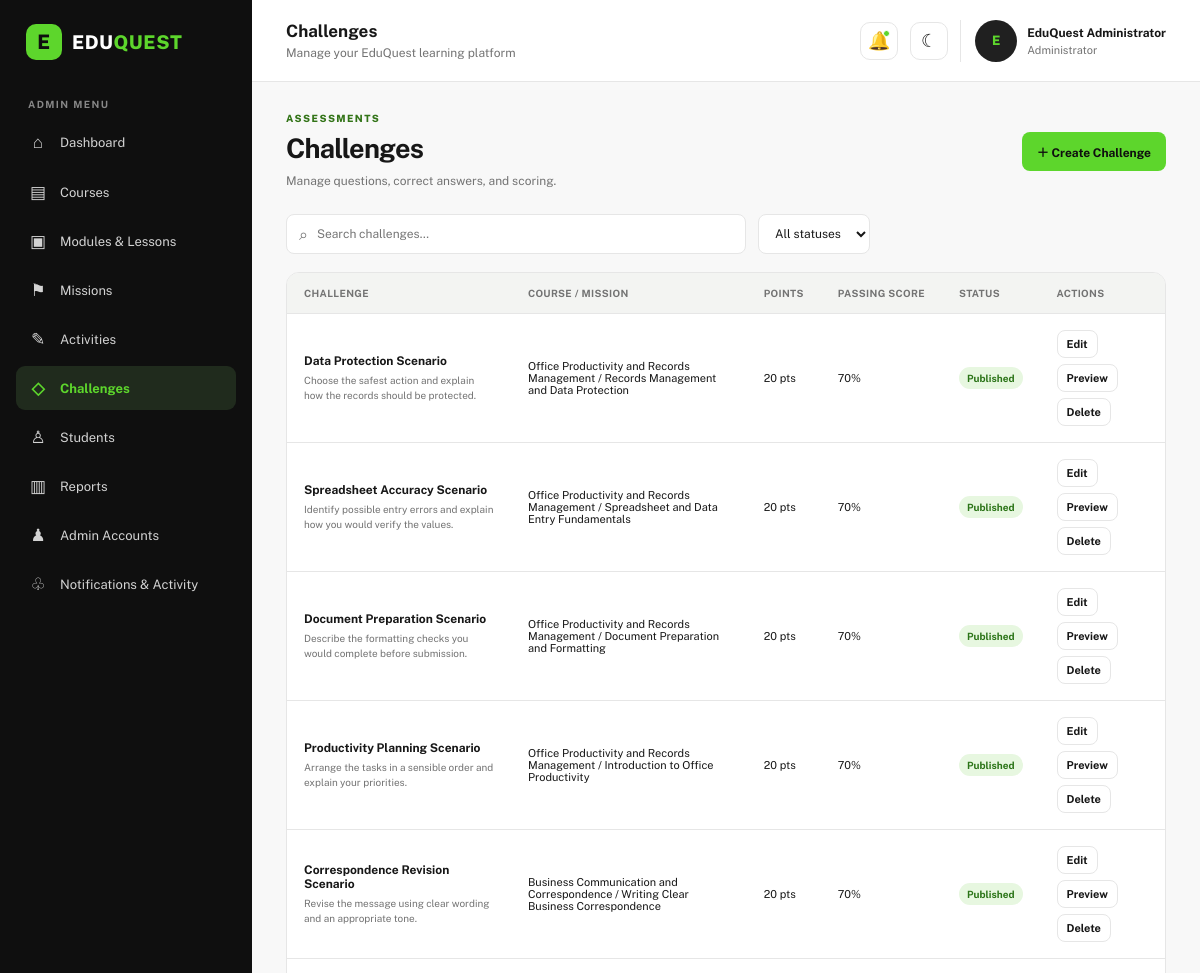
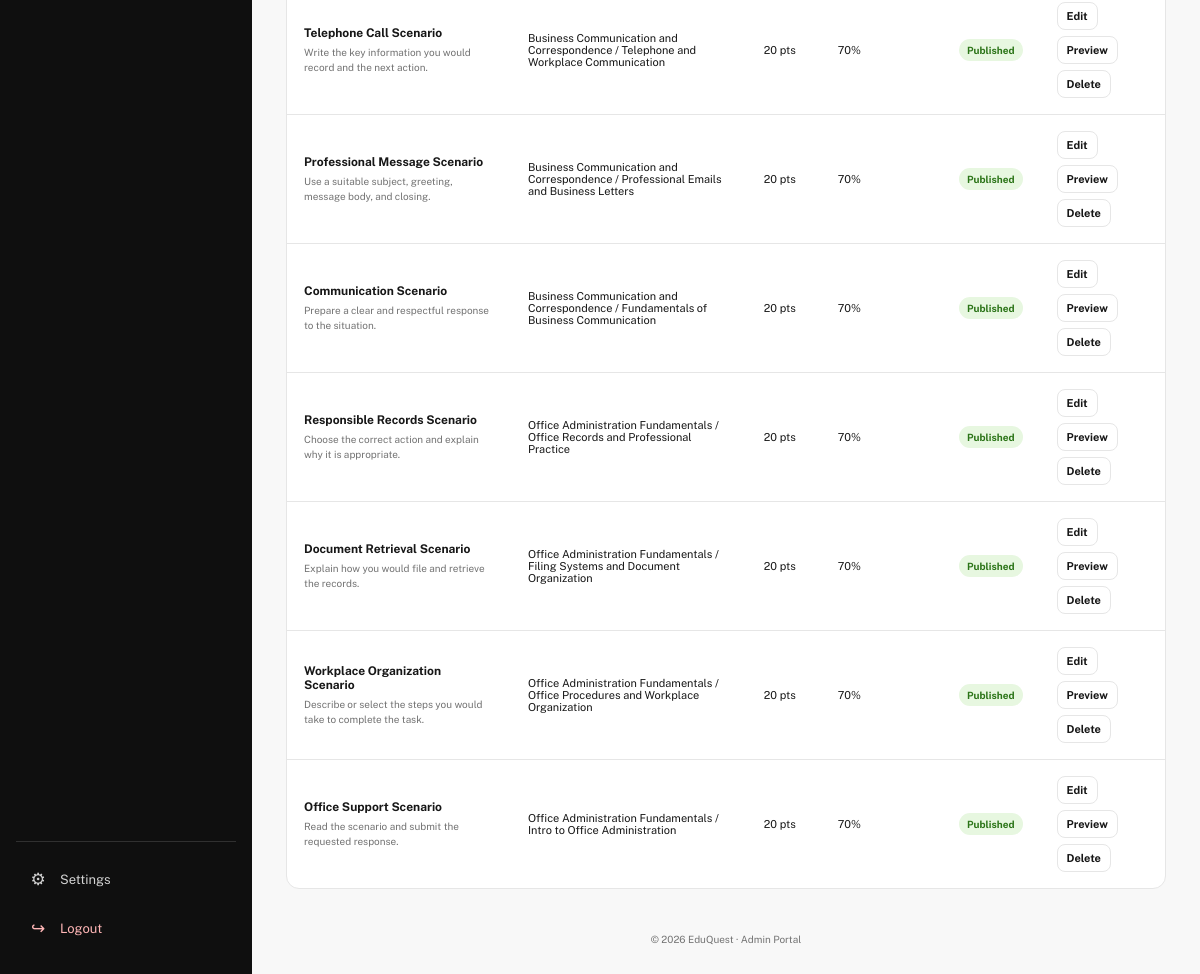
The page /EDUQUEST_FINAL/Admin_Portal/AdminChallenges.php (signed in) on the database its author committed (2 pictures, top to bottom).
### tables this page shows
CREATE TABLE `challenges` (
  `challenge_id` int(10) UNSIGNED NOT NULL,
  `mission_id` int(10) UNSIGNED NOT NULL,
  `challenge_title` varchar(200) NOT NULL,
  `challenge_description` text DEFAULT NULL,
  `instructions` text DEFAULT NULL,
  `total_points` smallint(5) UNSIGNED NOT NULL DEFAULT 20,
  `passing_score` decimal(5,2) NOT NULL DEFAULT 70.00,
  `status` enum('draft','published') NOT NULL DEFAULT 'draft',
  `created_at` timestamp NOT NULL DEFAULT current_timestamp(),
  `updated_at` timestamp NOT NULL DEFAULT current_timestamp() ON UPDATE current_timestamp()
);

CREATE TABLE `courses` (
  `course_id` int(10) UNSIGNED NOT NULL,
  `course_title` varchar(200) NOT NULL,
  `course_description` text DEFAULT NULL,
  `course_number` tinyint(3) UNSIGNED NOT NULL,
  `thumbnail` varchar(255) DEFAULT NULL,
  `is_locked` tinyint(1) NOT NULL DEFAULT 0,
  `status` enum('draft','published','archived') NOT NULL DEFAULT 'draft',
  `created_at` timestamp NOT NULL DEFAULT current_timestamp(),
  `updated_at` timestamp NOT NULL DEFAULT current_timestamp() ON UPDATE current_timestamp()
);

CREATE TABLE `missions` (
  `mission_id` int(10) UNSIGNED NOT NULL,
  `module_id` int(10) UNSIGNED NOT NULL,
  `mission_number` tinyint(3) UNSIGNED NOT NULL,
  `mission_title` varchar(200) NOT NULL,
  `mission_description` text DEFAULT NULL,
  `mission_type` varchar(50) NOT NULL DEFAULT 'lesson',
  `mission_order` tinyint(3) UNSIGNED NOT NULL DEFAULT 1,
  `status` enum('draft','published') NOT NULL DEFAULT 'draft',
  `created_at` timestamp NOT NULL DEFAULT current_timestamp(),
  `updated_at` timestamp NOT NULL DEFAULT current_timestamp() ON UPDATE current_timestamp()
);

### EDUQUEST_FINAL/Admin_Portal/AdminChallenges.php (the view, shortened to what this page needs)
<?php
require_once "db_connect.php";
function clean($value)
{
    return htmlspecialchars((string)$value, ENT_QUOTES, "UTF-8");
}
$selectedStatus = $_GET['status'] ?? 'all';
$sql = "
    SELECT
        ch.*,
        m.mission_title,
        c.course_title,
        modTable.module_title
    FROM challenges ch
    INNER JOIN missions m
        ON ch.mission_id = m.mission_id
    INNER JOIN modules modTable
        ON m.module_id = modTable.module_id
    INNER JOIN courses c
        ON modTable.course_id = c.course_id
";
$sql .= " ORDER BY ch.challenge_id DESC";
$challengesList = [];
try {
    $stmt = $conn->prepare($sql);
    $stmt->execute();
    $result = $stmt->get_result();
    while ($row = $result->fetch_assoc()) {
        $challengesList[] = $row;
    }
} catch (mysqli_sql_exception $e) {
    $error = "Unable to load challenges. Please check your challenges table.";
}
?>
<!DOCTYPE html>
<html lang="en">
<head>
    <link rel="stylesheet" href="Admin_styles.css">
</head>
<body>
<div id="admin-app" data-page="Challenges">
    <main class="page-content">
        <section class="page-heading split-heading">
            <div>
                <p class="eyebrow">ASSESSMENTS</p>
                <h1>Challenges</h1>
                <p class="muted">
                    Manage questions, correct answers, and scoring.
                </p>
            </div>
            <button
                type="button"
                class="btn btn-primary"
                onclick="document.getElementById('challengeModal').showModal()"
            >
                ＋ Create Challenge
            </button>
        </section>
        <form method="GET" action="" class="toolbar">
            <label class="search-box">
                ⌕
                <input
                    type="search"
                    id="challengeSearch"
                    placeholder="Search challenges..."
                >
            </label>
            <select
                name="status"
                onchange="this.form.submit()"
            >
                <option value="all" <?= $selectedStatus === 'all' ? 'selected' : '' ?>>
                    All statuses
                </option>
            </select>
        </form>
        <section class="panel table-panel">
            <div class="table-wrap" style="overflow-x:auto;">
                <table id="challengesTable">
                    <thead>
                        <tr>
                            <th>Challenge</th>
                            <th>Course / Mission</th>
                            <th>Points</th>
                            <th>Passing Score</th>
                            <th>Status</th>
                            <th>Actions</th>
                        </tr>
                    </thead>
                    <tbody>
                    <?php if (count($challengesList) > 0): ?>
                        <?php foreach ($challengesList as $ch): ?>
                            <?php
                                $choices = json_decode($ch['choices_json'] ?? '{}', true);
                                $challengeData = [
                                    'challenge_id' => $ch['challenge_id'],
                                    'mission_id' => $ch['mission_id'],
                                    'challenge_title' => $ch['challenge_title'],
                                    'instructions' => $ch['instructions'] ?? '',
                                    'question_text' => $ch['question_text'] ?? '',
                                    'correct_answer' => $ch['correct_answer'] ?? '',
                                    'total_points' => $ch['total_points'] ?? 10,
                                    'passing_score' => $ch['passing_score'] ?? 70,
                                    'status' => $ch['status'],
                                    'choice_a' => $choices['A'] ?? '',
                                    'choice_b' => $choices['B'] ?? '',
                                    'choice_c' => $choices['C'] ?? '',
                                    'choice_d' => $choices['D'] ?? ''
                                ];
                                $challengeJson = htmlspecialchars(
                                    json_encode($challengeData),
                                    ENT_QUOTES,
                                    'UTF-8'
                                );
                            ?>
                            <tr class="challenge-row">
                                <td>
                                    <b>
                                        <?= clean($ch['challenge_title']) ?>
                                    </b>
                                    <small>
                                        <?= clean($ch['instructions'] ?: 'No instructions provided.') ?>
                                    </small>
                                </td>
                                <td>
                                    <?= clean($ch['course_title']) ?>
                                    /
                                    <?= clean($ch['mission_title']) ?>
                                </td>
                                <td>
                                    <?= intval($ch['total_points'] ?? 0) ?> pts
                                </td>
                                <td>
                                    <?= floatval($ch['passing_score']) ?>%
                                </td>
                                <td>
                                    <span class="status <?= clean(strtolower($ch['status'])) ?>">
                                        <?= clean(ucfirst($ch['status'])) ?>
                                    </span>
                                </td>
                                <td>
                                    <div class="table-actions">
                                        <button
                                            type="button"
                                            class="btn btn-small btn-outline"
                                            data-edit="<?= $challengeJson ?>"
                                        >
                                            Edit
                                        </button>
                                        <button
                                            type="button"
                                            class="btn btn-small btn-outline"
                                            data-preview="<?= $challengeJson ?>"
                                        >
                                            Preview
                                        </button>
                                        <form
                                            method="POST"
                                            action=""
                                            onsubmit="return confirm('Are you sure you want to delete this challenge?');"
                                        >
                                            <button
                                                type="submit"
                                                class="btn btn-small btn-outline"
                                            >
                                                Delete
                                            </button>
                                        </form>
                                    </div>
                                </td>
                            </tr>
                        <?php endforeach; ?>
                    <?php endif; ?>
                    </tbody>
                </table>
            </div>
        </section>
        <footer class="page-footer">
            © 2026 EduQuest · Admin Portal
        </footer>
    </main>
</div>
</body>
</html>

### EDUQUEST_FINAL/Admin_Portal/Admin_styles.css (style rules this page uses)
:root { --black: #0F0F0F; --dark: #202020; --green: #5DD62C; --deep-green: #337418; --offwhite: #F8F8F8; --white: #FFFFFF; --text: #171717; --muted: #737373; --border: #E6E6E6; --surface: #FFFFFF; --surface-soft: #F3F4F2; --shadow: 0 8px 28px rgba(0, 0, 0, 0.06); }
* { box-sizing: border-box; margin: 0; padding: 0; }
body { font-family: "Public Sans", Arial, sans-serif; background: var(--offwhite); color: var(--text); min-height: 100vh; }
button, input, select, textarea { font: inherit; }
button { cursor: pointer; }
.page-content { padding: 30px 34px 24px; max-width: 1600px; margin: 0 auto; }
.page-heading { margin-bottom: 23px; }
.page-heading h1 { font-size: 27px; letter-spacing: -.8px; margin: 4px 0 8px; }
.eyebrow { color: var(--deep-green); font-size: 10px; font-weight: 800; letter-spacing: 1.4px; margin-bottom: 8px; }
.muted { color: var(--muted); font-size: 12px; line-height: 1.6; }
.split-heading { display: flex; justify-content: space-between; align-items: center; gap: 18px; }
.panel { background: var(--surface); border: 1px solid var(--border); border-radius: 13px; padding: 22px; margin-bottom: 20px; min-width: 0; }
.btn { display: inline-flex; align-items: center; justify-content: center; gap: 7px; border: 1px solid transparent; border-radius: 8px; padding: 10px 14px; font-size: 12px; font-weight: 700; transition: .18s; white-space: nowrap; }
.btn-primary { background: var(--green); color: var(--black); }
.btn-outline { background: var(--surface); border-color: var(--border); color: var(--text); }
.btn-small { padding: 7px 9px; font-size: 11px; }
.toolbar { display: flex; align-items: center; gap: 12px; flex-wrap: wrap; margin-bottom: 18px; }
.search-box { display: flex; align-items: center; gap: 9px; min-width: 220px; flex: 1; max-width: 460px; padding: 0 12px; height: 40px; border: 1px solid var(--border); border-radius: 8px; background: var(--surface); color: var(--muted); }
.search-box input { border: 0; outline: 0; width: 100%; background: transparent; color: var(--text); font-size: 12px; }
.toolbar select, .field-inline select { height: 40px; border: 1px solid var(--border); border-radius: 8px; background: var(--surface); color: var(--text); padding: 0 12px; font-size: 12px; max-width: 100%; }
.table-panel { padding: 0; overflow: hidden; }
.table-wrap { width: 100%; overflow-x: auto; }
table { width: 100%; border-collapse: collapse; text-align: left; white-space: normal; }
thead { background: var(--surface-soft); }
th { font-size: 10px; letter-spacing: .35px; text-transform: uppercase; color: var(--muted); font-weight: 700; padding: 14px 17px; white-space: nowrap; }
td { font-size: 11px; padding: 16px 17px; border-top: 1px solid var(--border); vertical-align: middle; }
td b { font-size: 12px; font-weight: 700; display: block; min-width: 130px; }
td small { display: block; color: var(--muted); font-size: 10px; margin-top: 5px; line-height: 1.5; }
.table-actions { display: flex; gap: 6px; align-items: center; flex-wrap: wrap; }
.status { display: inline-flex; align-items: center; border-radius: 100px; padding: 5px 8px; font-size: 10px; font-weight: 700; white-space: nowrap; }
.status.published { background: #E7F7E0; color: #2B7417; }
.page-footer { text-align: center; color: var(--muted); font-size: 10px; padding: 24px 0 5px; }

### rows shown on the page
challenges: challenge_title "Data Protection Scenario", instructions "Choose the safest action and explain how the records should be protected.", courses.course_title "Office Productivity and Records Management", mission.mission_title "Records Management and Data Protection", total_points "20", passing_score "70", status "Published"
challenges: challenge_title "Spreadsheet Accuracy Scenario", instructions "Identify possible entry errors and explain how you would verify the values.", courses.course_title "Office Productivity and Records Management", mission.mission_title "Spreadsheet and Data Entry Fundamentals", total_points "20", passing_score "70", status "Published"
challenges: challenge_title "Document Preparation Scenario", instructions "Describe the formatting checks you would complete before submission.", courses.course_title "Office Productivity and Records Management", mission.mission_title "Document Preparation and Formatting", total_points "20", passing_score "70", status "Published"
challenges: challenge_title "Productivity Planning Scenario", instructions "Arrange the tasks in a sensible order and explain your priorities.", courses.course_title "Office Productivity and Records Management", mission.mission_title "Introduction to Office Productivity", total_points "20", passing_score "70", status "Published"
challenges: challenge_title "Correspondence Revision Scenario", instructions "Revise the message using clear wording and an appropriate tone.", courses.course_title "Business Communication and Correspondence", mission.mission_title "Writing Clear Business Correspondence", total_points "20", passing_score "70", status "Published"
challenges: challenge_title "Telephone Call Scenario", instructions "Write the key information you would record and the next action.", courses.course_title "Business Communication and Correspondence", mission.mission_title "Telephone and Workplace Communication", total_points "20", passing_score "70", status "Published"
challenges: challenge_title "Professional Message Scenario", instructions "Use a suitable subject, greeting, message body, and closing.", courses.course_title "Business Communication and Correspondence", mission.mission_title "Professional Emails and Business Letters", total_points "20", passing_score "70", status "Published"
challenges: challenge_title "Communication Scenario", instructions "Prepare a clear and respectful response to the situation.", courses.course_title "Business Communication and Correspondence", mission.mission_title "Fundamentals of Business Communication", total_points "20", passing_score "70", status "Published"
challenges: challenge_title "Responsible Records Scenario", instructions "Choose the correct action and explain why it is appropriate.", courses.course_title "Office Administration Fundamentals", mission.mission_title "Office Records and Professional Practice", total_points "20", passing_score "70", status "Published"
challenges: challenge_title "Document Retrieval Scenario", instructions "Explain how you would file and retrieve the records.", courses.course_title "Office Administration Fundamentals", mission.mission_title "Filing Systems and Document Organization", total_points "20", passing_score "70", status "Published"
challenges: challenge_title "Workplace Organization Scenario", instructions "Describe or select the steps you would take to complete the task.", courses.course_title "Office Administration Fundamentals", mission.mission_title "Office Procedures and Workplace Organization", total_points "20", passing_score "70", status "Published"
challenges: challenge_title "Office Support Scenario", instructions "Read the scenario and submit the requested response.", courses.course_title "Office Administration Fundamentals", mission.mission_title "Intro to Office Administration", total_points "20", passing_score "70", status "Published"
